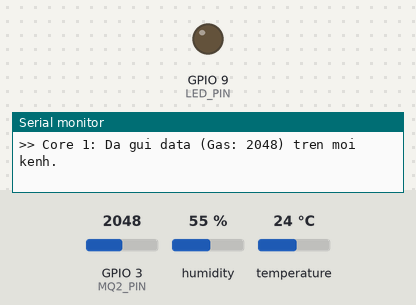
Bench run of a sketch on a simulated ESP32-S3. On the bench: output pins drawn as LEDs (lit = HIGH), the last lines printed to the serial monitor. The test bench sets the inputs (shaded band); at power-on: GPIO 3 (MQ2_PIN) = 2048, humidity 55 %, temperature 24 °C.

Above: at 2.8 s.
2.9 s: GPIO 3 (MQ2_PIN) set to 2446
5.6 s: GPIO 3 (MQ2_PIN) set to 2566
At 7.3 s:
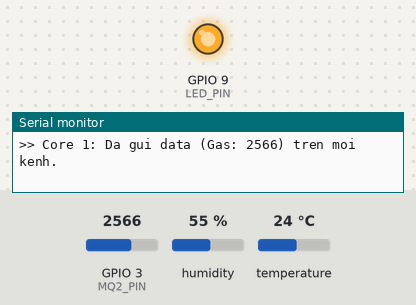
8.3 s: GPIO 3 (MQ2_PIN) set to 2460
At 10.7 s:
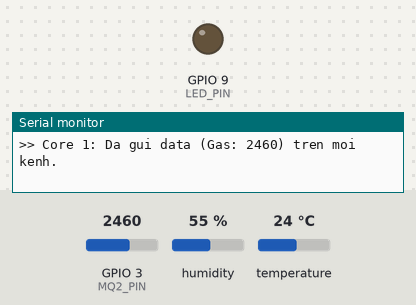
11.5 s: GPIO 3 (MQ2_PIN) set to 2540
At 12.4 s:
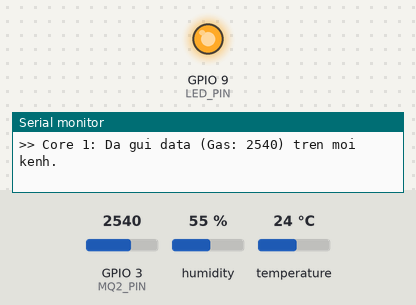
Timing chart, 0 to 14.5 s (numbered marks = the images above; inputs shaded):
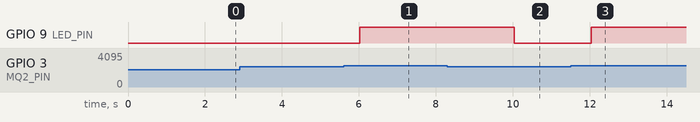

Measured:
- the behaviour switches between 2500 and 2501 on GPIO 3 (MQ2_PIN) (found by bisection; images 0 and 1)
- after the input at 5.6 s, GPIO 9 (LED_PIN): LOW → HIGH after 0.42 s
- after the input at 8.3 s, GPIO 9 (LED_PIN): HIGH → LOW after 1.7 s
- after the input at 11.5 s, GPIO 9 (LED_PIN): LOW → HIGH after 0.54 s

The sketch:

sender.ino
```cpp
#include <esp_now.h>
#include <WiFi.h>
#include <esp_wifi.h>
#include "DHT.h"
#include <freertos/FreeRTOS.h>
#include <freertos/task.h>
#include <freertos/queue.h>

// --- CẤU HÌNH PHẦN CỨNG ---
uint8_t broadcastAddress[] = {0x88,0x56,0xA6,0x6F,0x1C,0x20}; // MAC C3

#define DHTPIN 4
#define DHTTYPE DHT22 // Bạn đang dùng DHT22
#define MQ2_PIN 3
#define LED_PIN 9

DHT dht(DHTPIN, DHTTYPE);

// Cấu trúc dữ liệu
typedef struct struct_message {
  float nhietdo;
  float doam;
  int khoi;
  bool canhbao;
} struct_message;

struct_message myData;
esp_now_peer_info_t peerInfo;

// --- KHAI BÁO BIẾN CHO FREERTOS ---
QueueHandle_t dataQueue; // Hàng đợi để chứa dữ liệu

// Hàm callback gửi (Giữ nguyên để không lỗi, nhưng ta không xử lý gì ở đây)
void OnDataSent(const uint8_t *mac_addr, esp_now_send_status_t status) {}

// ================= TASK 1: ĐỌC CẢM BIẾN & ĐIỀU KHIỂN LED =================
// Task này sẽ chạy độc lập, cứ 2 giây đọc 1 lần
void TaskReadSensor(void *pvParameters) {
  struct_message tempData;

  for(;;) { // Vòng lặp vô tận thay cho loop()
    // 1. Đọc dữ liệu
    float t = dht.readTemperature();
    float h = dht.readHumidity();
    int gas = analogRead(MQ2_PIN);

    if (isnan(t)) t = 0.0;
    if (isnan(h)) h = 0.0;

    // 2. Logic đèn (Xử lý ngay lập tức)
    bool trang_thai_den = false;
    if(gas > 2500 || t > 29) {
      trang_thai_den = true;
      digitalWrite(LED_PIN, HIGH);
    } else {
      digitalWrite(LED_PIN, LOW);
    }

    // 3. Đóng gói dữ liệu
    tempData.nhietdo = t;
    tempData.doam = h;
    tempData.khoi = gas;
    tempData.canhbao = trang_thai_den;

    // 4. Gửi vào Hàng đợi (Queue)
    // xQueueOverwrite: Ghi đè dữ liệu cũ, luôn đảm bảo gửi đi dữ liệu mới nhất
    xQueueOverwrite(dataQueue, &tempData);

    // Nghỉ 2000ms (Dùng vTaskDelay thay cho delay để không chặn hệ thống)
    vTaskDelay(2000 / portTICK_PERIOD_MS);
  }
}

// ================= TASK 2: GỬI ESP-NOW ĐA KÊNH =================
// Task này chuyên trách việc gửi, không liên quan đến việc đọc cảm biến
void TaskSender(void *pvParameters) {
  struct_message dataToSend;

  for(;;) {
    // Chờ dữ liệu từ Queue. Nếu không có dữ liệu, Task này sẽ ngủ (Block) để tiết kiệm điện.
    // portMAX_DELAY nghĩa là chờ mãi mãi cho đến khi có dữ liệu mới.
    if (xQueueReceive(dataQueue, &dataToSend, portMAX_DELAY) == pdTRUE) {

      bool gui_duoc = false;

      // Thuật toán Channel Hunting (Quét 11 kênh)
      for (int channel = 1; channel <= 11; channel++) {
        esp_wifi_set_channel(channel, WIFI_SECOND_CHAN_NONE);

        esp_err_t result = esp_now_send(broadcastAddress, (uint8_t *) &dataToSend, sizeof(dataToSend));

        if (result == ESP_OK) {
          gui_duoc = true;
        }
        // Nghỉ cực ngắn 10ms để chuyển kênh ổn định
        vTaskDelay(10 / portTICK_PERIOD_MS);
      }

      if (gui_duoc) {
        Serial.printf(">> Core %d: Da gui data (Gas: %d) tren moi kenh.\n", xPortGetCoreID(), dataToSend.khoi);
      } else {
        Serial.println(">> Loi gui!");
      }
    }
  }
}

// ================= SETUP =================
void setup() {
  Serial.begin(115200);

  // Khởi tạo phần cứng
  dht.begin();
  pinMode(MQ2_PIN, INPUT);
  pinMode(LED_PIN, OUTPUT);

  // Khởi tạo WiFi Station
  WiFi.mode(WIFI_STA);
  WiFi.disconnect();

  // Khởi tạo ESP-NOW
  if (esp_now_init() != ESP_OK) {
    Serial.println("Lỗi ESP-NOW");
    return;
  }
  esp_now_register_send_cb(OnDataSent);

  // Đăng ký Peer
  memcpy(peerInfo.peer_addr, broadcastAddress, 6);
  peerInfo.channel = 0;
  peerInfo.encrypt = false;
  if (esp_now_add_peer(&peerInfo) != ESP_OK){
    Serial.println("Lỗi Peer");
    return;
  }

  // --- TẠO HÀNG ĐỢI VÀ TASK FREERTOS ---

  // 1. Tạo hàng đợi chứa được 1 struct_message
  dataQueue = xQueueCreate(1, sizeof(struct_message));

  // 2. Tạo Task Đọc Cảm Biến
  // Stack 2048, Priority 1 (Thấp), Chạy ở Core 1 (App Core)
  xTaskCreatePinnedToCore(TaskReadSensor, "DocCamBien", 2048, NULL, 1, NULL, 1);

  // 3. Tạo Task Gửi Dữ Liệu
  // Stack 4096 (WiFi cần nhiều RAM), Priority 2 (Cao hơn), Chạy ở Core 0 (Pro Core - Chuyên xử lý Wifi)
  xTaskCreatePinnedToCore(TaskSender, "GuiDaKenh", 4096, NULL, 2, NULL, 0);
}

void loop() {
  // Trong FreeRTOS, loop() để trống vì các Task đã chạy riêng rồi.
  // Xóa nó đi cũng được, nhưng Arduino IDE bắt buộc phải có hàm này.
  vTaskDelete(NULL); // Xóa task loop mặc định để giải phóng RAM
}
```
